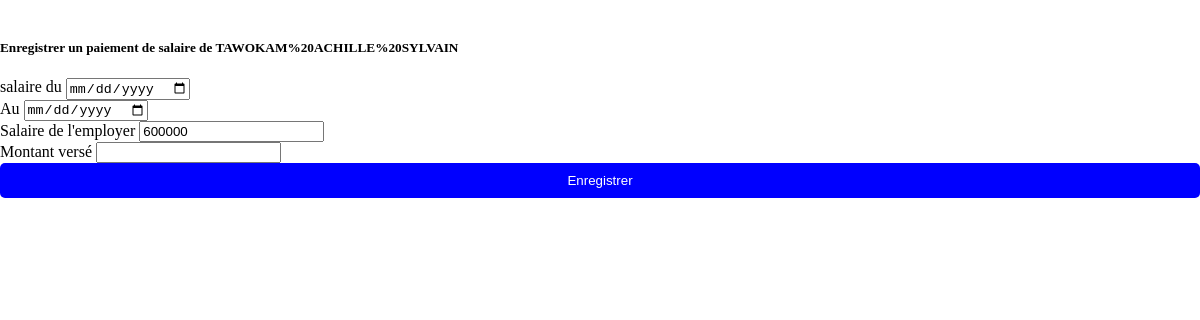
Page /affichformPaieEmploye.php?idcompte=19 on the earlier database version.
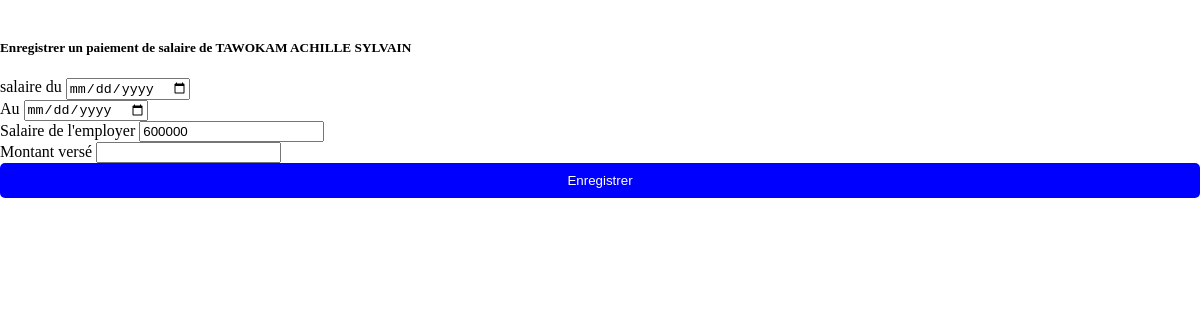
Same page on the later database version.
### tables this page shows
CREATE TABLE `comptes` (
  `id_compte` int(11) NOT NULL,
  `nom_user` varchar(500) NOT NULL,
  `telephone_user` int(11) NOT NULL,
  `login_user` varchar(500) NOT NULL,
  `mdp_user` varchar(400) NOT NULL,
  `typecompte` varchar(100) NOT NULL,
  `statut` varchar(20) NOT NULL,
  `datecreer` date NOT NULL,
  `agence` int(11) NOT NULL,
  `datenaiss` date DEFAULT NULL,
  `CNI` varchar(255) NOT NULL,
  `pere` varchar(255) NOT NULL,
  `mere` varchar(255) NOT NULL,
  `diplome` varchar(255) NOT NULL,
  `nationalite` varchar(100) NOT NULL,
  `typecontrat` enum('CDD','CDI') NOT NULL,
  `daterecrute` date DEFAULT NULL,
  `obligation` text DEFAULT NULL,
  `poste` varchar(255) NOT NULL,
  `salaire` int(11) DEFAULT NULL,
  `photo` varchar(255) DEFAULT NULL
);

### affichformPaieEmploye.php (the view, shortened to what this page needs)
<!DOCTYPE html>
<html lang="en">
<head>
    <link rel="stylesheet" href="style.css">
</head>
<body>
    <?php
    require('connect.php');
    $id = $_GET['idcompte'];
    $se = "SELECT salaire,nom_user,agence From comptes WHERE id_compte='$id'";
    if($sel = $connec -> query($se)){while($sele = $sel -> fetch()){$salaire = $sele['salaire'];$user = $sele['nom_user'];$agence = $sele['agence'];}}
    ?>
    <br>
    <h5 class="card-title">Enregistrer un paiement de salaire de <?php echo $user; ?></h5>
    <form class="row g-3">
        <div class="form-group col-md-6">
            <label for="inputFirstName">salaire du </label>
            <input type="date" name="datedebutpaie" id="datedebutpaie" class="form-control">
        </div>
        <div class="form-group col-md-6">
            <label for="inputFirstName">Au </label>
            <input type="date" name="datefinpaie" id="datefinpaie" class="form-control">
        </div>
        <div class="form-group col-md-6">
            <label for="salaireEmpl">Salaire de l'employer</label>
            <input type="number" name="salaireEmpl" id="salaireEmpl" class="form-control" value="<?php echo $salaire;?>" readonly>
        </div>
        <div class="form-group col-md-6">
            <label for="salaireEmplMontverse">Montant versé</label>
            <input type="number" name="salaireEmplMontverse" id="salaireEmplMontverse" class="form-control" >
        </div></form>
        <div class="form-group col-md-12" style="text-align:center">
            <button id="btnnewcompt" onclick="insertPaieEmploye('<?php echo $id; ?>')">Enregistrer</button>
        </div>
</body>
</html>

### style.css (style rules this page uses)
body { margin: 0px; padding: 0px; overflow: hidden; background:rgb(255, 255, 255); }
#btnmodifcaisseclot,#btnnewcompt,#btnnewverA,#btntypvet,#btnnewclient,#btntypdep,#btnenregdep,#btnnewcarte,#btnrecharcarte,#btnmodifvet,#btnverse,#btnmodifclient { width: 100%; padding: 10px 0px; background: blue; color: white; border: 0px; border-radius: 5px; }

Differences in the rows shown:
changed comptes: nom_user "TAWOKAM%20ACHILLE%20SYLVAIN" → "TAWOKAM ACHILLE SYLVAIN"
